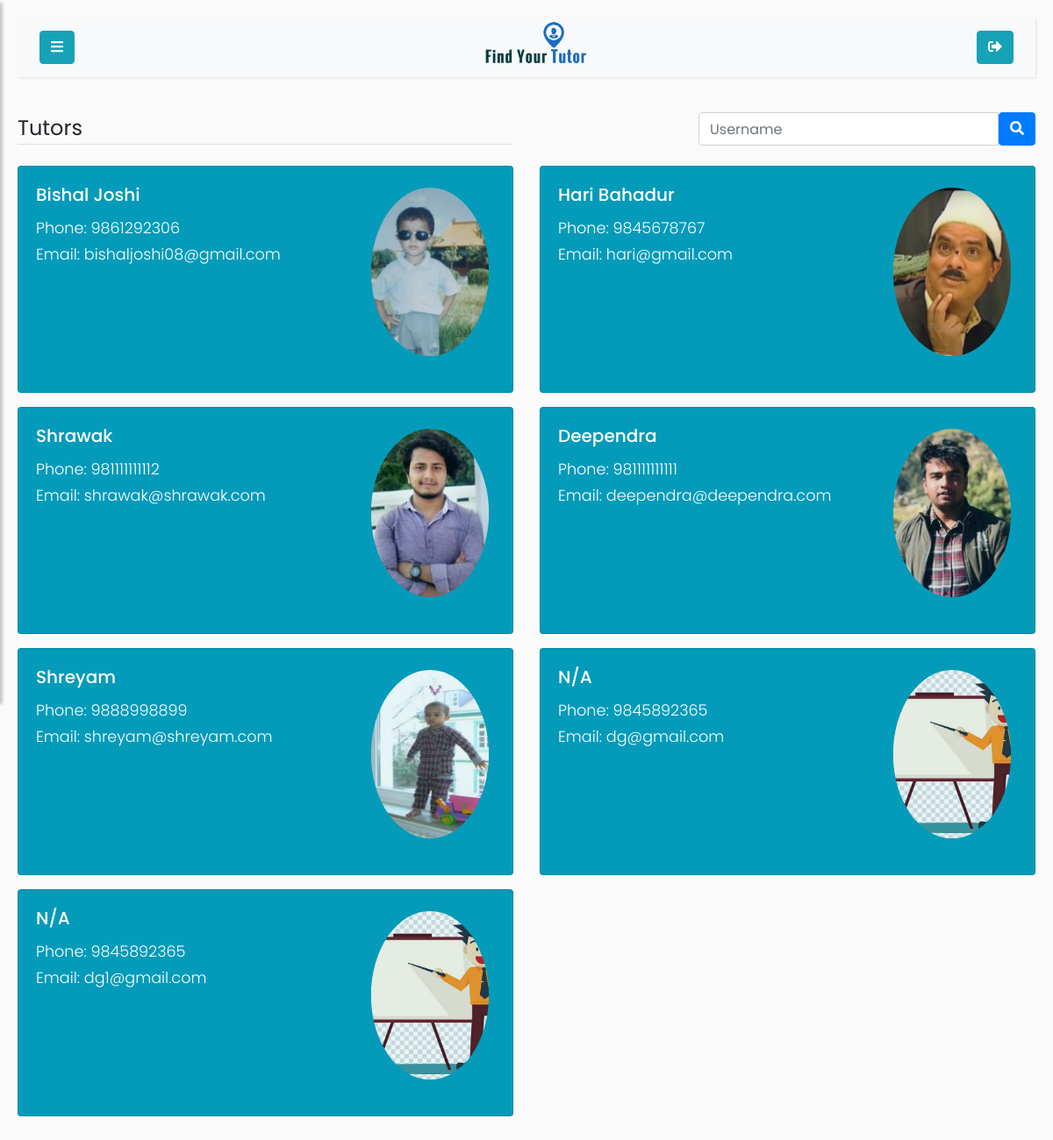
Screenshot of /student/search-tutors (signed in) with the database file from the repository.
### app/models.py (models this page shows, shortened)
class User(UserMixin, db.Model):
    id = db.Column(db.Integer, primary_key=True)
    username = db.Column(db.String(64), index=True, unique=True)
    email = db.Column(db.String(64), index=True, unique=True)
    hash_password = db.Column(db.String(120))
    role = db.Column(db.String(7), index=True)
    student = db.relationship('Student', backref='base', uselist=False, cascade="all, delete")
    tutor = db.relationship('Tutor', backref='base', uselist=False, cascade="all, delete")
    location = db.relationship('Location', backref='User', uselist=False, cascade="all, delete")
    mycourse = db.relationship('Mycourse', backref='User', cascade="all, delete")
    followed = db.relationship(
        'User',secondary=followers,
        primaryjoin=(followers.c.follower_id==id),
        secondaryjoin=(followers.c.followed_id==id),
        backref=db.backref('followers', lazy='dynamic'), lazy='dynamic'
    )

class Tutor(db.Model):
    phone = db.Column(db.String(10))
    user_id = db.Column(db.Integer, db.ForeignKey('user.id'), primary_key = True,)
    full_name = db.Column(db.String(64))
    state = db.Column(db.String(64))
    district = db.Column(db.String(64))
    municipality = db.Column(db.String(64))
    ward_no = db.Column(db.Integer)
    date_of_birth = db.Column(db.String(64))
    profile_pic = db.Column(db.String(255))
    description = db.Column(db.String(250))
    account_verification_status = db.Column(db.Boolean, default=False)
    experience = db.relationship('Experience', backref='Tutor', uselist=True ,cascade="all, delete")
    qualification = db.relationship('Qualification', backref='Tutor', uselist=True ,cascade="all, delete")
    achievement = db.relationship('Achievement', backref='Tutor', uselist=True ,cascade="all, delete")

### app/routes.py (the view)
@app.route('/student/search-tutors', methods=['POST', 'GET'])
@login_required
def search_tutors():
    username = request.args.get('username', '')
    tutor_list = User.query.filter_by(role="tutor")
    if username:
        tutor_list = User.query.filter_by(username=username).filter_by(role='tutor')
    user = User.query.filter_by(username=current_user.username).first()
    if user.username == current_user.username and not is_tutor(user):
        student = Student.query.filter_by(user_id=user.id).first()
        return render_template('search-tutors.html', profilepic= fetch_profile_pic(student),
        user=user, tutors=tutor_list)
    elif user.username == current_user.username and is_tutor(user):
        return redirect(url_for('tutor_followers'))

### app/models.py (called while the page is built)
@login_manager.user_loader
def load_user(id):
    return User.query.get(int(id))

### app/routes.py (called while the page is built)
def is_tutor(user):
    if user.role == 'tutor':
        return True
    elif user.role == 'student':
        return False
    elif user.role == 'admin':
        return False

def fetch_profile_pic(user_obj):
    try:
        pic_name_from_db = getattr(user_obj, 'profile_pic')
        picture_path = os.path.join(app.root_path, 'static/profile_pics')
        if pic_name_from_db in os.listdir(picture_path):
            profile_pic = url_for('static',filename='profile_pics/' + pic_name_from_db)
            return profile_pic
        return fetch_default_profile_pic(user_obj)
    except:
        return fetch_default_profile_pic(user_obj)

### app/templates/search-tutors.html (shortened to what this page needs)
{% extends 'student.html' %}
{% block content %}
    <div class='row'>
        <div class="col-md-6">
            <legend class="border-bottom mb-4 ">
                Tutors
            </legend>
        </div>
        <div class="col-md-6">
            <form action='' method="GET" style='float:right;'>
                <div class='input-group'>
                    <input class='form-control' type='text' placeholder="Username" name ="username">
                    <span>
                        <button type="submit" class= "btn btn-primary" value="" >
                            <i class="fas fa-search" ></i>
                        </button>
                    </span>
                </div>
            </form>
        </div>
    </div>
    <div class='row'>
        {% for tutor in tutors %}
            {% if tutor %}
                <div class="col-md-6 mb-3 ">
                    <div class="card h-100" >
                        <div class="row flex-column-reverse flex-sm-row">
                            <div class="col-md-8" ">
                                <div class="card-body">
                                    <h5 class="card-title" >
                                        <a href="{{ url_for('profile', username=tutor.username) }}">
                                            {{ tutor.tutor.full_name or 'N/A' }}
                                        </a>
                                    </h5>
                                    <p class="card-text">
                                        Phone: {{ tutor.tutor.phone or 'N/A' }}
                                        <br>
                                        Email:
                                        {{ tutor.email or 'N/A' }}
                                    </p>
                                </div>
                            </div>
                            <div class="col-md-4 img-responsive mx-auto d-block"  >
                                {% if tutor.tutor.profile_pic %}
                                    <img src="{{url_for('static',filename='profile_pics/'+tutor.tutor.profile_pic)}}" class="img-responsive rounded-circle img-fluid mx-auto d-block" id="tutor_profile_pic" >
                                {% else %}
                                    <img src="{{url_for('static',filename='profile_pics/tutor.jpg')}}" class="img-responsive rounded-circle img-fluid mx-auto d-block" id="tutor_profile_pic" >
                                {% endif %}
                            </div>
                        </div>
                    </div>
                </div>
            {% else %}
                <p>Tutor not found!</p>
            {% endif %}
        {% endfor %}
    </div>
{% endblock %}

### app/templates/student.html (shortened to what this page needs)
{% extends "extends/base-user.html" %}

### app/templates/extends/base-user.html (shortened to what this page needs)
<!DOCTYPE html>
<html>
<head>
    <link rel="stylesheet" href="https://stackpath.bootstrapcdn.com/bootstrap/4.1.0/css/bootstrap.min.css">
    <link rel="stylesheet" href="https://cdnjs.cloudflare.com/ajax/libs/malihu-custom-scrollbar-plugin/3.1.5/jquery.mCustomScrollbar.min.css">
</head>
<body>
    <div class ='wrapper'>
        <div id='content'>
            <nav class="navbar navbar-expand-lg navbar-light bg-light">
                <div class="container-fluid">
                    <button type="button" id="sidebarCollapse" class="btn btn-info">
                        <i class="fa fa-bars"></i>
                    </button>
                    <a class="navbar-brand" href="{{url_for('home')}}">
                        <img class="image-responsive" style="width:120.5px;height:62px;margin:auto;"
                          src="{{url_for('static', filename='images/logo.png')}}" />
                    </a>
                    <a class="btn btn-info" href="{{url_for('logout')}}">
                        <i class="fas fa-sign-out-alt"></i>
                    </a>
                </div>
            </nav>
            {% block content %}{% endblock %}
        </div>
    </div>
</body>
</html>

### rows the page displays
User: tutor "Bishal Joshi", tutor "9861292306", email "bishaljoshi08@gmail.com", profile_pic (picture)
User: tutor "Hari Bahadur", tutor "9845678767", email "hari@gmail.com", profile_pic (picture)
User: tutor "Shrawak", tutor "981111111112", email "shrawak@shrawak.com", profile_pic (picture)
User: tutor "Deependra", tutor "981111111111", email "deependra@deependra.com", profile_pic (picture)
User: tutor "Shreyam", tutor "9888998899", email "shreyam@shreyam.com", profile_pic (picture)
User: tutor "N/A", tutor "9845892365", email "dg@gmail.com"
User: tutor "N/A", tutor "9845892365", email "dg1@gmail.com"
